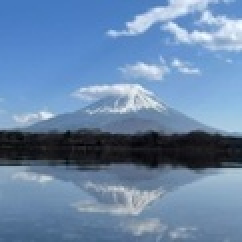
#> input picture M1_数値解析/レポート2/きょうか/Cloude/Fuji.jpg, 121 x 121 px, shrunk from 150 x 150 before the run (shown 2 times larger)
$ python souzi2.py --input Fuji.jpg --output out-Fuji-yu.png --theta 30 --scale 1.5
#> lines starting #> are read from the running program, lines starting #| are printed output that depends on the picture
#> in main, img is the input picture: shape (121, 121, 3); mean B, G, R 168.3, 133.4, 103.9
#| 画像サイズ: (121, 121, 3)
"""
相似変換プログラム（Yu-gauss.py互換版）
Yu-gauss.pyと同じ座標系で相似変換を適用します。

使用方法:
python souzi2.py --input Fuji.jpg --output out-Fuji-yu.png --theta 30 --scale 1.5
"""

import numpy as np
import cv2
import argparse
import matplotlib
matplotlib.use('Agg')
import matplotlib.pyplot as plt

def similarity_transform_yu(img, theta_deg, scale):
    """
    Yu-gauss.pyと同じ座標系で相似変換を適用
    """
#> called with theta_deg = 30, scale = 1.5
    # 角度をラジアンに変換
    theta = np.deg2rad(theta_deg)

    # 画像サイズ
    h, w = img.shape[:2]
#> h = 121; w = 121

    # 画像中心
    cx = w / 2
#> cx = 60.5
    cy = h / 2
#> cy = 60.5

    # 出力画像
    output = np.zeros_like(img)

    # 各ピクセルに対して逆変換を適用
    for y in range(h):
        for x in range(w):
            # 中心を原点とした座標（Yu-gauss.pyと同じ）
            x_c = x - cx
            y_c = cy - y  # Y座標を反転

            # 逆変換（入力画像のどの位置から取得するか）
            x_src = (x_c * np.cos(-theta) - y_c * np.sin(-theta)) / scale
            y_src = (x_c * np.sin(-theta) + y_c * np.cos(-theta)) / scale

            # 画像座標系に戻す
            x_src = x_src + cx
            y_src = cy - y_src  # Y座標を再度反転

            # 範囲チェックと補間
            if 0 <= x_src < w-1 and 0 <= y_src < h-1:
                # バイリニア補間
                x_int = int(x_src)
                y_int = int(y_src)
                dx = x_src - x_int
                dy = y_src - y_int

                if len(img.shape) == 2:  # グレースケール
                    output[y, x] = (1-dx)*(1-dy)*img[y_int, x_int] + \
                                   dx*(1-dy)*img[y_int, x_int+1] + \
                                   (1-dx)*dy*img[y_int+1, x_int] + \
                                   dx*dy*img[y_int+1, x_int+1]
                else:  # カラー
                    for c in range(3):
                        output[y, x, c] = (1-dx)*(1-dy)*img[y_int, x_int, c] + \
                                          dx*(1-dy)*img[y_int, x_int+1, c] + \
                                          (1-dx)*dy*img[y_int+1, x_int, c] + \
                                          dx*dy*img[y_int+1, x_int+1, c]
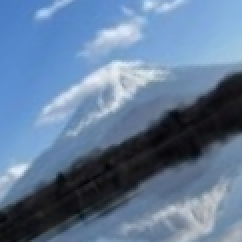
#> output: shape (121, 121, 3) (shown 2 times larger); mean B, G, R 152.5, 122.8, 98.1

    return output.astype(np.uint8)

def main():
    parser = argparse.ArgumentParser(description='Yu-gauss.py互換の相似変換')
    parser.add_argument('--input', '-i', type=str, default='Fuji.jpg',
                        help='入力画像ファイル名')
    parser.add_argument('--output', '-o', type=str, default='out-Fuji-yu.png',
                        help='出力画像ファイル名')
    parser.add_argument('--theta', '-t', type=float, default=30.0,
                        help='回転角度（度数法）')
    parser.add_argument('--scale', '-s', type=float, default=1.5,
                        help='スケールパラメータ')
    parser.add_argument('--grayscale', '-g', action='store_true',
                        help='グレースケールで処理')

    args = parser.parse_args()

    # 画像読み込み
    if args.grayscale:
        img = cv2.imread(args.input, cv2.IMREAD_GRAYSCALE)
    else:
        img = cv2.imread(args.input, cv2.IMREAD_COLOR)

    if img is None:
        print(f"エラー: 画像 '{args.input}' を読み込めません")
        return

    print(f"入力画像: {args.input}")
    print(f"画像サイズ: {img.shape}")
    print(f"回転角度: {args.theta}°")
    print(f"スケール: {args.scale}")
    print("Yu-gauss.py互換の座標系で変換を実行...")

    # 相似変換の適用
    transformed = similarity_transform_yu(img, args.theta, args.scale)

    # 保存
    cv2.imwrite(args.output, transformed)
    print(f"変換結果を '{args.output}' に保存しました")

    # 比較画像
    fig, axes = plt.subplots(1, 2, figsize=(10, 5))

    if len(img.shape) == 3:
        axes[0].imshow(cv2.cvtColor(img, cv2.COLOR_BGR2RGB))
        axes[1].imshow(cv2.cvtColor(transformed, cv2.COLOR_BGR2RGB))
    else:
        axes[0].imshow(img, cmap='gray')
        axes[1].imshow(transformed, cmap='gray')

    axes[0].set_title('Original')
    axes[0].axis('off')
    axes[1].set_title(f'Transformed (θ={args.theta}°, s={args.scale})')
    axes[1].axis('off')
    plt.tight_layout()
    plt.savefig('comparison_yu.png')
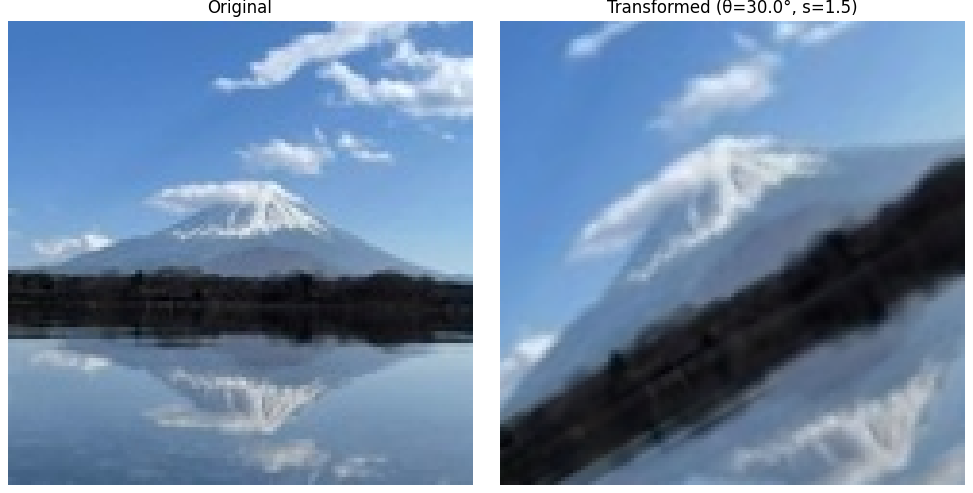
#> figure drawn by matplotlib, 2 panels
    plt.close()
    print("比較画像を 'comparison_yu.png' に保存しました")

if __name__ == '__main__':
    main()

$ run again, with M1_数値解析/レポート2/きょうか/Cloude/comparison.png saved as M1_数値解析/レポート2/きょうか/Cloude/Fuji.jpg
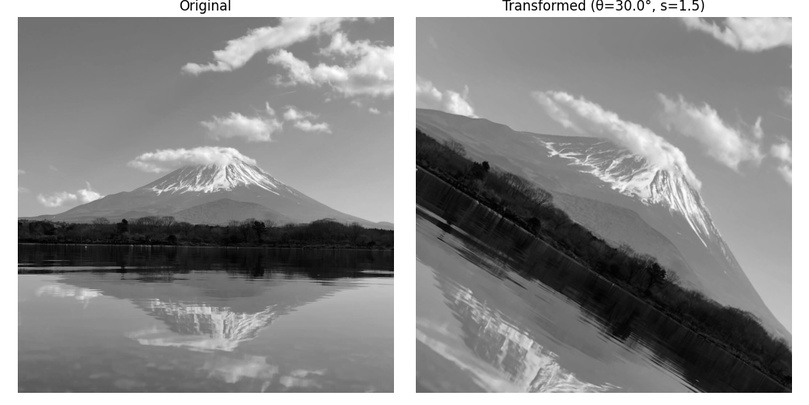
#> input picture M1_数値解析/レポート2/きょうか/Cloude/comparison.png, 809 x 405 px, shrunk from 1000 x 500 before the run
#> in main, img is the input picture: shape (405, 809, 3); min 0, max 255, mean 141.1
#| 画像サイズ: (405, 809, 3)
#> after the loop in similarity_transform_yu, `for y in range(h):`:
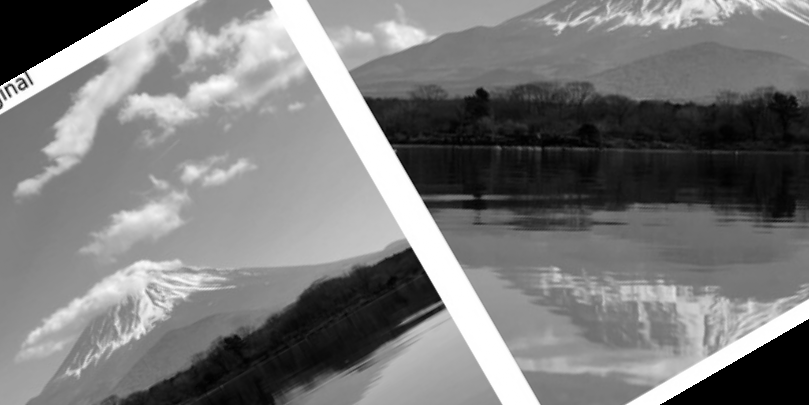
#> output: shape (405, 809, 3); min 0, max 255, mean 124
#> in main, `plt.savefig('comparison_yu.png')`:
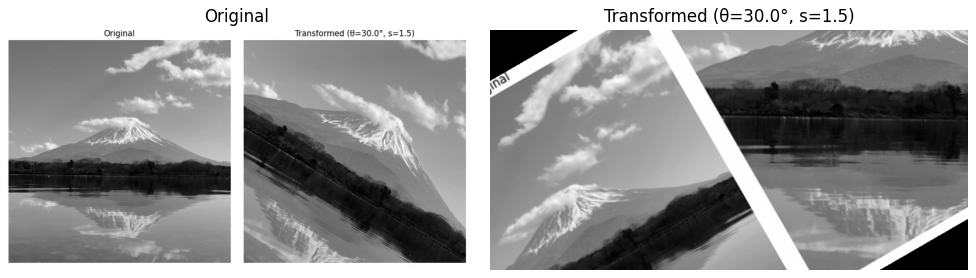
#> figure drawn by matplotlib, 2 panels
